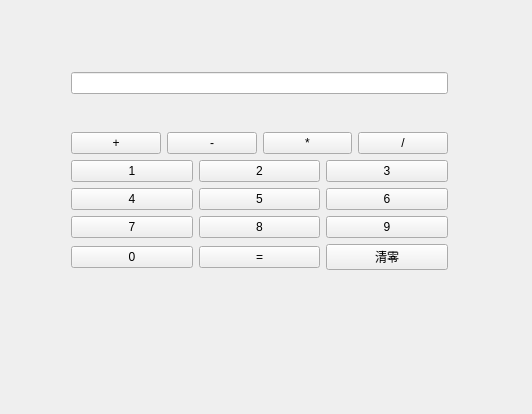
<?xml version="1.0" encoding="UTF-8"?>
<ui version="4.0">
 <class>Widget</class>
 <widget class="QWidget" name="Widget">
  <property name="geometry">
   <rect>
    <x>0</x>
    <y>0</y>
    <width>532</width>
    <height>414</height>
   </rect>
  </property>
  <property name="windowTitle">
   <string>Widget</string>
  </property>
  <widget class="QWidget" name="">
   <property name="geometry">
    <rect>
     <x>60</x>
     <y>30</y>
     <width>399</width>
     <height>251</height>
    </rect>
   </property>
   <layout class="QVBoxLayout" name="verticalLayout_3">
    <item>
     <layout class="QVBoxLayout" name="verticalLayout_2">
      <item>
       <spacer name="verticalSpacer">
        <property name="orientation">
         <enum>Qt::Vertical</enum>
        </property>
        <property name="sizeHint" stdset="0">
         <size>
          <width>20</width>
          <height>40</height>
         </size>
        </property>
       </spacer>
      </item>
      <item>
       <widget class="QLineEdit" name="lineEdit"/>
      </item>
      <item>
       <spacer name="verticalSpacer_2">
        <property name="orientation">
         <enum>Qt::Vertical</enum>
        </property>
        <property name="sizeHint" stdset="0">
         <size>
          <width>20</width>
          <height>40</height>
         </size>
        </property>
       </spacer>
      </item>
      <item>
       <layout class="QHBoxLayout" name="horizontalLayout_5">
        <item>
         <widget class="QPushButton" name="plus">
          <property name="text">
           <string>+</string>
          </property>
         </widget>
        </item>
        <item>
         <widget class="QPushButton" name="decr">
          <property name="text">
           <string>-</string>
          </property>
         </widget>
        </item>
        <item>
         <widget class="QPushButton" name="multi">
          <property name="text">
           <string>*</string>
          </property>
         </widget>
        </item>
        <item>
         <widget class="QPushButton" name="devison">
          <property name="text">
           <string>/</string>
          </property>
         </widget>
        </item>
       </layout>
      </item>
     </layout>
    </item>
    <item>
     <layout class="QVBoxLayout" name="verticalLayout">
      <item>
       <layout class="QHBoxLayout" name="horizontalLayout_3">
        <item>
         <widget class="QPushButton" name="N1">
          <property name="text">
           <string>1</string>
          </property>
         </widget>
        </item>
        <item>
         <widget class="QPushButton" name="N2">
          <property name="text">
           <string>2</string>
          </property>
         </widget>
        </item>
        <item>
         <widget class="QPushButton" name="N3">
          <property name="text">
           <string>3</string>
          </property>
         </widget>
        </item>
       </layout>
      </item>
      <item>
       <layout class="QHBoxLayout" name="horizontalLayout">
        <item>
         <widget class="QPushButton" name="N4">
          <property name="text">
           <string>4</string>
          </property>
         </widget>
        </item>
        <item>
         <widget class="QPushButton" name="N5">
          <property name="text">
           <string>5</string>
          </property>
         </widget>
        </item>
        <item>
         <widget class="QPushButton" name="N6">
          <property name="text">
           <string>6</string>
          </property>
         </widget>
        </item>
       </layout>
      </item>
      <item>
       <layout class="QHBoxLayout" name="horizontalLayout_2">
        <item>
         <widget class="QPushButton" name="N7">
          <property name="text">
           <string>7</string>
          </property>
         </widget>
        </item>
        <item>
         <widget class="QPushButton" name="N8">
          <property name="text">
           <string>8</string>
          </property>
         </widget>
        </item>
        <item>
         <widget class="QPushButton" name="N9">
          <property name="text">
           <string>9</string>
          </property>
         </widget>
        </item>
       </layout>
      </item>
      <item>
       <layout class="QHBoxLayout" name="horizontalLayout_4">
        <item>
         <widget class="QPushButton" name="N0">
          <property name="text">
           <string>0</string>
          </property>
         </widget>
        </item>
        <item>
         <widget class="QPushButton" name="rest">
          <property name="text">
           <string>=</string>
          </property>
         </widget>
        </item>
        <item>
         <widget class="QPushButton" name="clr">
          <property name="text">
           <string>清零</string>
          </property>
         </widget>
        </item>
       </layout>
      </item>
     </layout>
    </item>
   </layout>
  </widget>
 </widget>
 <layoutdefault spacing="6" margin="11"/>
 <resources/>
 <connections/>
</ui>
